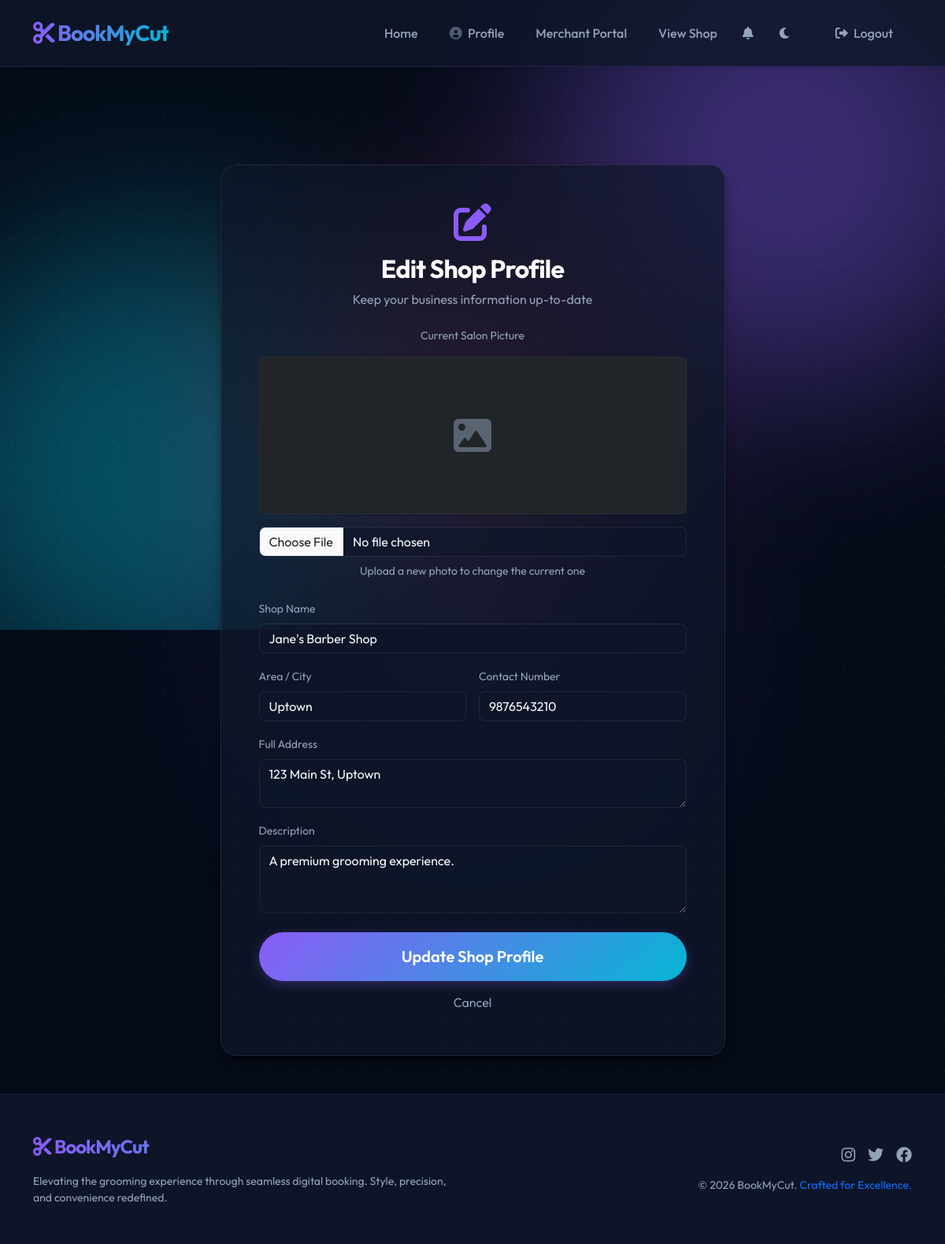
/owner/edit_shop (signed in), run on an earlier commit of the app's database.
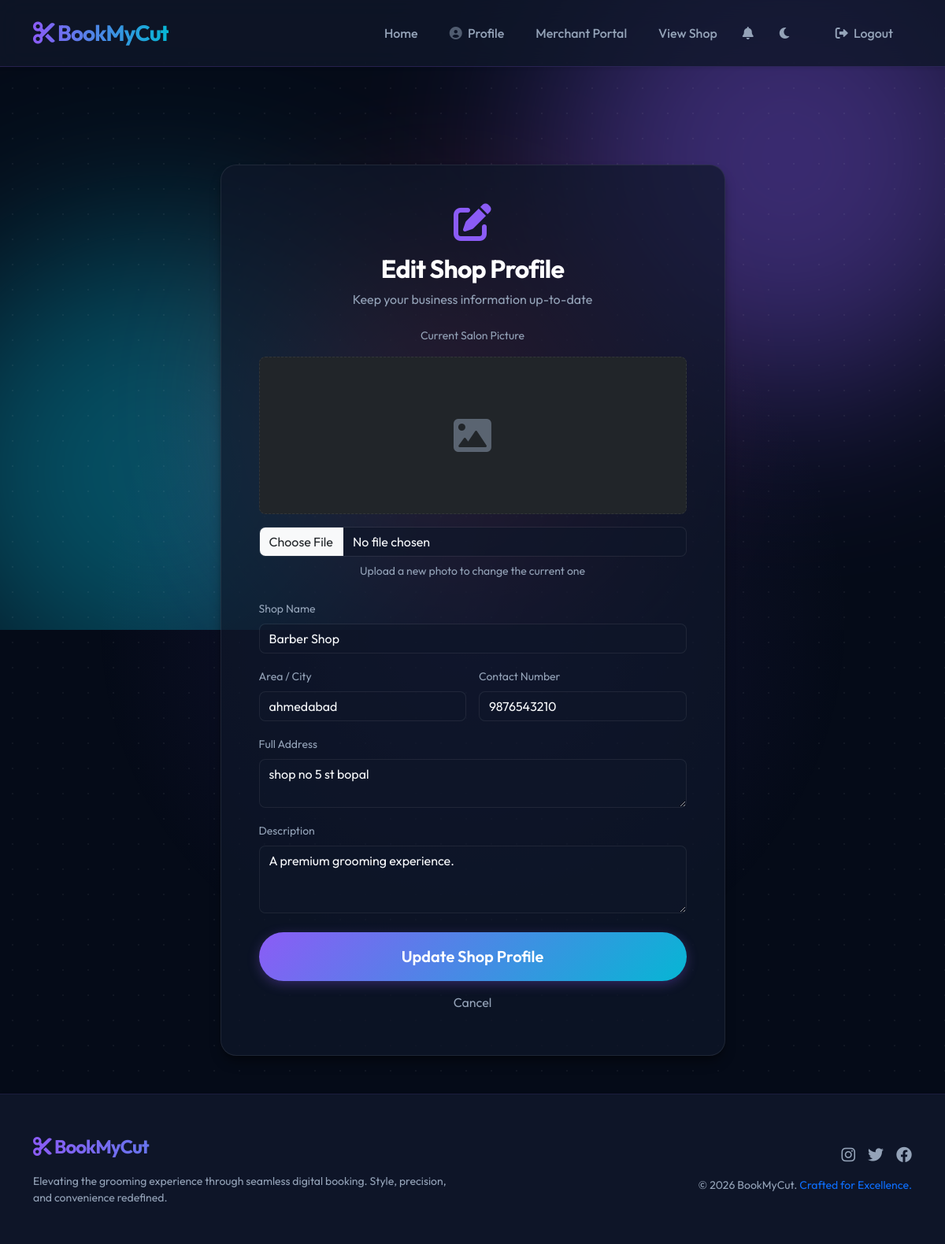
And on a later commit of the database.
### tables this page shows
CREATE TABLE shops (
    id INTEGER PRIMARY KEY AUTOINCREMENT,
    owner_id INTEGER NOT NULL,
    name VARCHAR(100) NOT NULL,
    area VARCHAR(100) NOT NULL,
    address TEXT NOT NULL,
    description TEXT,
    contact_number VARCHAR(20),
    shop_image VARCHAR(255),
    created_at TIMESTAMP DEFAULT (datetime('now', 'localtime')),
    FOREIGN KEY (owner_id) REFERENCES users(id) ON DELETE CASCADE
);

### app.py (the view, shortened to what this page needs)
@app.route('/owner/edit_shop', methods=['GET', 'POST'])
def edit_shop():
    if not is_logged_in() or not is_owner():
        return redirect(url_for('login'))
    cursor = get_db_cursor()
    cursor.execute('SELECT * FROM shops WHERE owner_id = ?', (session['id'],))
    shop = cursor.fetchone()
    if not shop:
        flash('Shop profile not found!', 'danger')
        return redirect(url_for('owner_dashboard'))
    return render_template('edit_shop.html', shop=shop)

### app.py (called while the page is built)
def get_db_cursor():
    return db.connection.cursor()

def is_logged_in():
    return 'loggedin' in session

def is_owner():
    return 'role' in session and session['role'] == 'shop_owner'

@app.context_processor
def inject_shop_status():
    unread_count = 0
    if is_logged_in():
        from flask import g
        cursor = get_db_cursor()
        cursor.execute("SELECT COUNT(*) as count FROM notifications WHERE user_id = ? AND is_read = FALSE", (session['id'],))
        res = cursor.fetchone()
        unread_count = res['count'] if res else 0
    if is_logged_in() and is_owner():
        cursor = get_db_cursor()
        cursor.execute('SELECT id FROM shops WHERE owner_id = ?', (session['id'],))
        shop = cursor.fetchone()
        return {'owner_has_shop': shop is not None, 'owner_shop_id': shop['id'] if shop else None, 'unread_notifications': unread_count, 'get_now': get_now}
    return {'owner_has_shop': False, 'owner_shop_id': None, 'unread_notifications': unread_count, 'get_now': get_now}

### templates/edit_shop.html (shortened to what this page needs)
{% extends 'base.html' %}
{% block content %}
<div class="row justify-content-center fade-in">
    <div class="col-md-8 col-lg-7">
        <div class="glass-card p-4 p-md-5">
            <div class="text-center mb-4">
                <i class="fas fa-edit fa-3x mb-3" style="color: var(--primary-color);"></i>
                <h2 class="fw-bold text-white">Edit Shop Profile</h2>
                <p class="text-muted">Keep your business information up-to-date</p>
            </div>
            <form action="{{ url_for('edit_shop') }}" method="post" enctype="multipart/form-data">
                <div class="mb-4 text-center">
                    <label class="form-label text-muted small d-block mb-3">Current Salon Picture</label>
                    {% if shop.shop_image %}
                    <img src="{{ url_for('static', filename='uploads/shop_pics/' + shop.shop_image) }}"
                        alt="Current Salon" class="rounded-3 shadow-lg mb-3"
                        style="max-width: 100%; height: 200px; object-fit: cover;">
                    {% else %}
                    <div class="bg-dark rounded-3 d-flex align-items-center justify-content-center mx-auto mb-3"
                        style="width: 100%; height: 200px; border: 1px dashed var(--glass-border);">
                        <i class="fas fa-image fa-3x text-muted opacity-50"></i>
                    </div>
                    {% endif %}
                    <input class="form-control bg-dark border-secondary border-opacity-25 text-white" type="file"
                        id="shop_image" name="shop_image" accept="image/*">
                    <small class="text-muted mt-2 d-block">Upload a new photo to change the current one</small>
                </div>
                <div class="mb-3">
                    <label for="name" class="form-label text-muted small">Shop Name</label>
                    <input type="text" class="form-control bg-dark border-secondary border-opacity-25 text-white"
                        id="name" name="name" value="{{ shop.name }}" maxlength="100" required>
                </div>
                <div class="row g-3 mb-3">
                    <div class="col-md-6">
                        <label for="area" class="form-label text-muted small">Area / City</label>
                        <input type="text" class="form-control bg-dark border-secondary border-opacity-25 text-white"
                            id="area" name="area" value="{{ shop.area }}" maxlength="100" required>
                    </div>
                    <div class="col-md-6">
                        <label for="contact" class="form-label text-muted small">Contact Number</label>
                        <input type="tel" class="form-control bg-dark border-secondary border-opacity-25 text-white"
                            id="contact" name="contact" value="{{ shop.contact_number }}" pattern="[0-9]{10,15}"
                            title="Please enter 10 to 15 digits" required>
                    </div>
                </div>
                <div class="mb-3">
                    <label for="address" class="form-label text-muted small">Full Address</label>
                    <textarea class="form-control bg-dark border-secondary border-opacity-25 text-white" id="address"
                        name="address" rows="2" required>{{ shop.address }}</textarea>
                </div>
                <div class="mb-4">
                    <label for="description" class="form-label text-muted small">Description</label>
                    <textarea class="form-control bg-dark border-secondary border-opacity-25 text-white"
                        id="description" name="description" rows="3" maxlength="500">{{ shop.description }}</textarea>
                </div>
                <div class="d-grid gap-2">
                    <button type="submit" class="btn btn-primary btn-lg rounded-pill py-3">Update Shop Profile</button>
                    <a href="{{ url_for('owner_dashboard') }}"
                        class="btn btn-link text-muted text-decoration-none">Cancel</a>
                </div>
            </form>
        </div>
    </div>
</div>
{% endblock %}

What changed in the data, as far as the page shows it:
changed shops "A premium grooming experience.": name "Jane's Barber Shop" → "Barber Shop"; area "Uptown" → "ahmedabad"; address "123 Main St, Uptown" → "shop no 5 st bopal"
